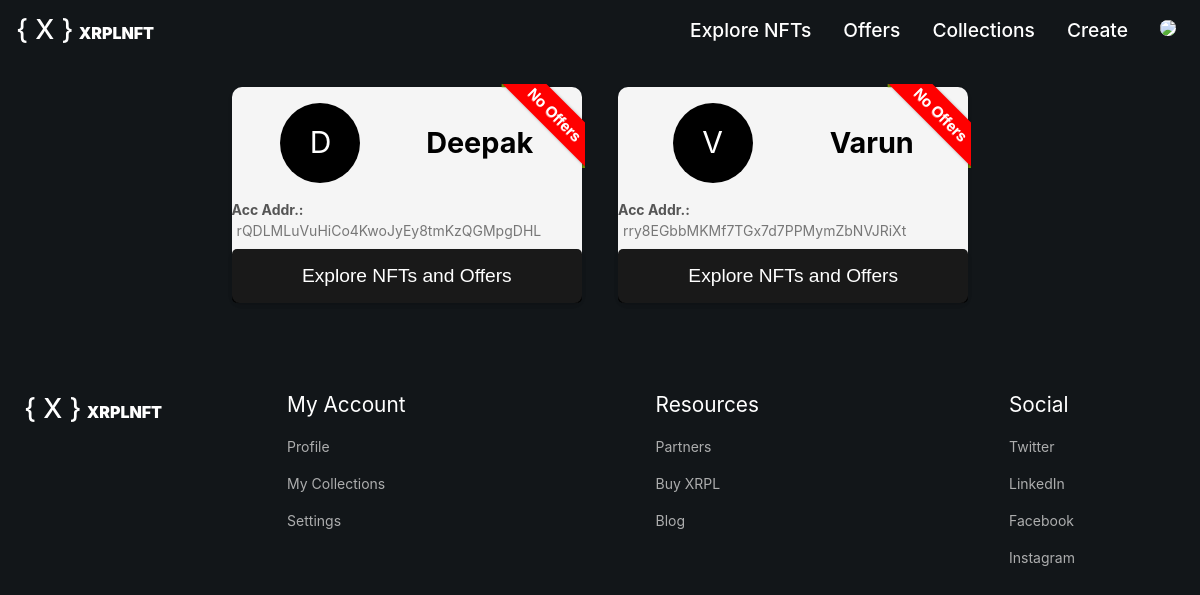
The page /getdata/ (signed in) on the database its author committed.
### nft_api/models.py (models this page shows, shortened)
class XRPL_Model(models.Model):
    user = models.OneToOneField(User, on_delete=models.CASCADE)
    account_address = models.CharField(max_length=100)
    seed = models.CharField(max_length=100)
    created_at = models.DateTimeField(default=datetime.now)

### nft_api/views.py (the view, shortened to what this page needs)
# urls.py: path('getdata/', views.xrpl_accounts, name='getdata'),
def xrpl_accounts(request):
    if not request.user.is_authenticated:
        return redirect('login')
    xrpl_accountss = XRPL_Model.objects.exclude(user=request.user)
    xrpl_accountss = list(reversed(xrpl_accountss))
    offers_data = []  # List to store both sell and buy offers for each account holder
    for xrpl_account in xrpl_accountss:
        account_address = xrpl_account.account_address
        JSON_RPC_URL = "https://s.altnet.rippletest.net:51234/"
        client = JsonRpcClient(JSON_RPC_URL)
        account_nfts = client.request(AccountNFTs(account=account_address))
        nfts = account_nfts.result.get('account_nfts', [])
        nft_data = []  # List to store NFTs with their sell and buy offers
        has_sell_offers = False
        has_buy_offers = False
        offers_data.append({'account': xrpl_account, 'nfts': nft_data, 'has_sell_offers': has_sell_offers, 'has_buy_offers': has_buy_offers})
    context = {'xrpl_accounts': xrpl_accountss, 'offers_data': offers_data}
    return render(request, 'nft_api/xrpl_accounts.html', context)

### nft_api/templates/nft_api/xrpl_accounts.html (shortened to what this page needs)
{% extends "nft_api/base.html" %}
{% block contentStart %}
<!DOCTYPE html>
<html>
<head>
</head>
<body>
    <div id="user-main-container" class="user-main-container">
        {% for account_data in offers_data %}
            <div class="user-container-data wrapper">
                {% if account_data.has_sell_offers or account_data.has_buy_offers %}
                {% comment %} {% if account_data.has_sell_offers %}
                    <li style="color:green;">Sell Offers Available</li>
                {% endif %}
                {% if account_data.has_buy_offers %}
                    <li style="color:orange;">Buy Offers Available</li>
                {% endif %} {% endcomment %}
                <div class="ribbon-wrapper-green" >
                    <div class="ribbon-green" style="color:white;">Offers</div>
                </div>
            {% else %}
            <div class="ribbon-wrapper-green">
                <div class="ribbon-green" style="background:red; color:white">No Offers</div>
            </div>
            {% endif %}
                <div class="user-name">
                    <div class="inon-c">
                        <div class="user-icon" style="display: table-cell;">{{ account_data.account.user.username.0 }}</div>
                    </div>
                    <div class="user-n">{{ account_data.account.user.username }}</div>
                </div>
                <div class="user-address" style="margin: 0.5rem 0;">
                    <span class="add-label">Acc Addr.:</span> <span class="add-label-value"> {{ account_data.account.account_address }}</span>
                </div>
                <form id="btn-loader111" method="post" action="{% url 'find_nfts' %}">
                    <input class="btn-loader1" type="submit" value="Explore NFTs and Offers">
                </form>
            </div>
        {% endfor %}
    </div>
</body>
</html>
{% endblock %}

### nft_api/static/style/navbar.css (style rules this page uses)
* { margin: 0; padding: 0; list-style: none; text-decoration: none; }
body { margin: 0px; color: rgb(255, 255, 255); font-size: 14px; font-family: Inter, -apple-system, BlinkMacSystemFont, "Segoe UI", Helvetica, Arial, sans-serif, "Apple Color Emoji", "Segoe UI Emoji"; font-weight: 400; line-height: 1.5; background-color: rgb(18, 22, 25); }
:root { --hue: 223; --bg: hsl(var(--hue),90%,95%); --fg: hsl(var(--hue),90%,5%); --trans-dur: 0.3s; }

### nft_api/templates/nft_api/xrpl_accounts.html (style rules this page uses)
input[type="submit"] { background-color: #007bff; color: white; border: none; border-radius: 5px; padding: 5px 10px; cursor: pointer; transition: background-color 0.3s; }
form { margin-top: 0.5rem !important; background-color: #fff; border-radius: 8px; box-shadow: 0 2px 4px rgba(0, 0, 0, 0.1); max-width: 400px; margin: 0 auto; text-align: center; }
.user-main-container { display: flex; flex-wrap: wrap; gap: 1rem; padding: 1rem; justify-content: center; }
.user-name { display: flex; color: white; font-size: 1.5rem; vertical-align: middle; align-items: center; justify-content: space-around; margin: 1rem; }
.user-icon { display: table-cell; background-color: black; margin: 10px; border-radius: 50%; color: white; vertical-align: middle; text-align: center; text-decoration: none; height: 80px; width: 80px; font-size: 30px; text-transform: capitalize; }
.user-container-data { border-radius: 10px; margin: 10px; background-color: #f5f5f5; box-shadow: 0 2px 4px rgba(0, 0, 0, 0.1); transition: transform 0.2s; flex-basis: 30%; }
.user-n { font-weight: bold; font-size: 1.2em; text-transform: capitalize; color: black; }
.add-label { font-weight: bold; color: #555; }
.add-label-value { margin-left: 5px; color: #777; }
input[type="submit"] { background-color: #007BFF; background-color: rgba(0,0,0,0.9); color: #fff; padding: 16px 0px; border: none; border-radius: 5px; cursor: pointer; font-size: 1.2rem; width: 100%; }
.wrapper { position: relative; }
.ribbon-wrapper-green { width: 85px; height: 88px; overflow: hidden; position: absolute; top: -3px; right: -3px; }
.ribbon-green { font: bold 15px Sans-Serif; color: #333; text-align: center; text-shadow: rgba(255,255,255,0.5) 0px 1px 0px; -webkit-transform: rotate(45deg); -moz-transform: rotate(45deg); -ms-transform: rotate(45deg); -o-transform: rotate(45deg); position: relative; padding: 7px 0; left: -5px; top: 15px; width: 120px; background-color: #BFDC7A; background-image: -webkit-gradient(linear, left top, left bottom, from(#BFDC7A), to(#8EBF45)); background-image: -webkit-linear-gradient(top, #BFDC7A, #8EBF45); background-image: -moz-linear-gradient(top, #BFDC7A, #8EBF45); background-image: -ms-linear-gradient(top, #BFDC7A, #8EBF45); background-image: -o-linear-gradient(top, #BFDC7A, #8EBF45); color: #6a6340; -webkit-box-shadow: 0px 0px 3px rgba(0,0,0,0.3); -moz-box-shadow: 0px 0px 3px rgba(0,0,0,0.3); box-shadow: 0px 0px 3px rgba(0,0,0,0.3); }
.ribbon-green:before, .ribbon-green:after { content: ""; border-top: 3px solid #6e8900; border-left: 3px solid transparent; border-right: 3px solid transparent; position:absolute; bottom: -3px; }
.ribbon-green:before { left: 0; }
.ribbon-green:after { right: 0; }

### rows shown on the page
XRPL_Model: account.user.username.0 "D", account.user.username "Deepak", account.account_address "rQDLMLuVuHiCo4KwoJyEy8tmKzQGMpgDHL"
XRPL_Model: account.user.username.0 "V", account.user.username "Varun", account.account_address "rry8EGbbMKMf7TGx7d7PPMymZbNVJRiXt"
